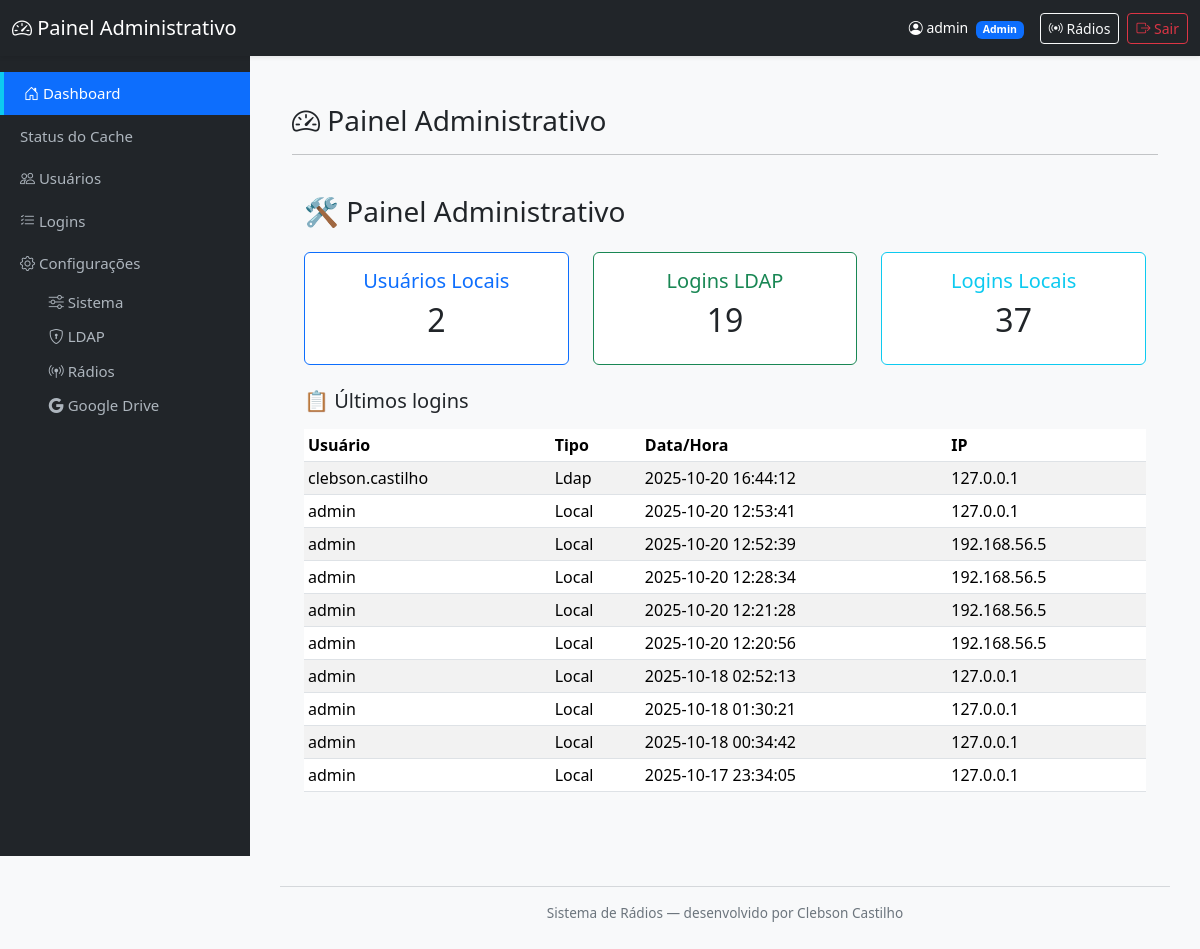
/admin/dashboard (signed in), run on an earlier commit of the app's database.
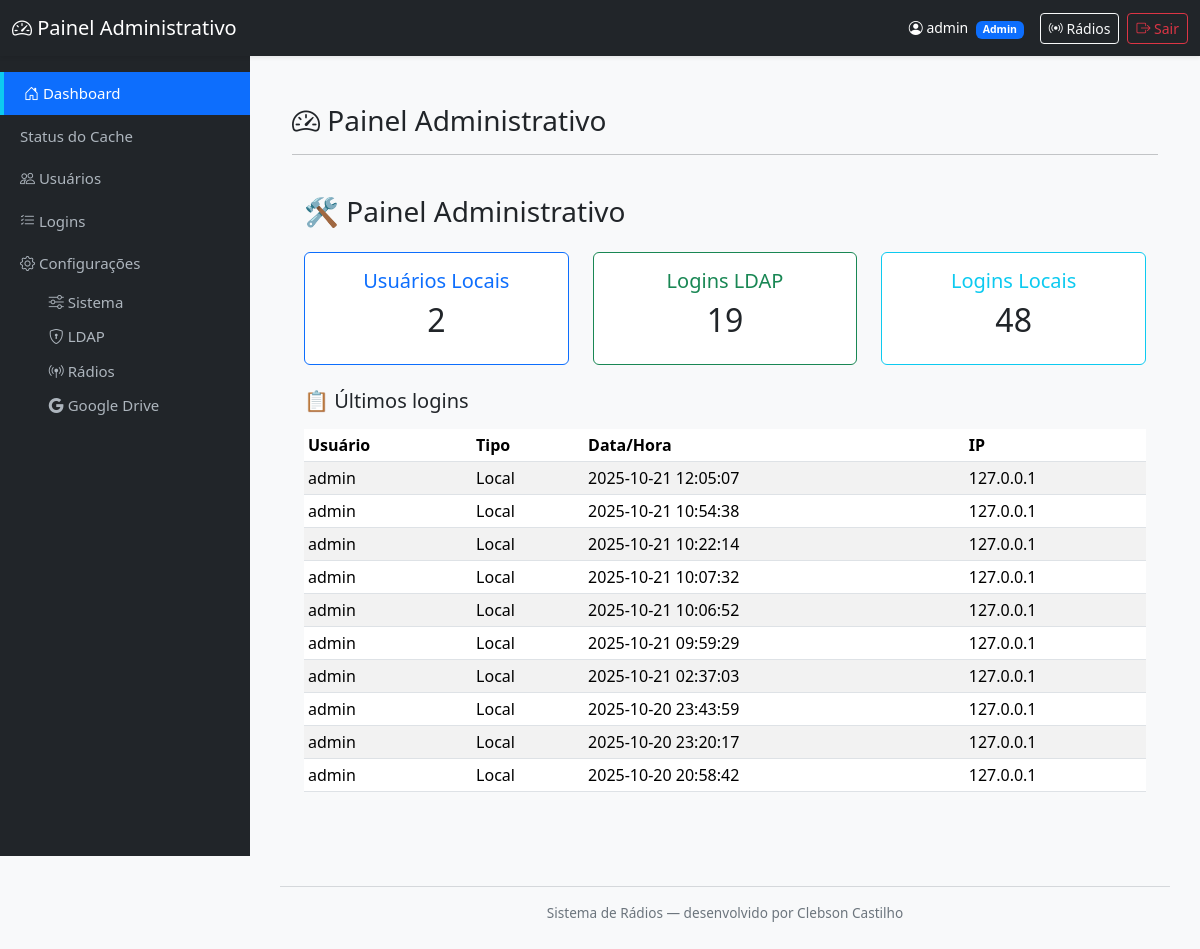
And on a later commit of the database.
### tables this page shows
CREATE TABLE logins (
            id INTEGER PRIMARY KEY AUTOINCREMENT,
            usuario TEXT NOT NULL,
            tipo_login TEXT NOT NULL,
            data_hora TEXT NOT NULL,
            ip TEXT
        );

### mod_admin/routes.py (the view)
@bp_admin.route('/admin/dashboard')
@admin_required   # ✅ Decorator direto
def dashboard():
    total_usuarios = contar_usuarios()
    logins = contar_logins()
    total_local = logins.get("local", 0)
    total_ldap = logins.get("ldap", 0)
    logs = listar_logins(10)
    usuarios = listar_usuarios()
    return render_template(
        'admin_dashboard.html',
        total_usuarios=total_usuarios,
        total_local=total_local,
        total_ldap=total_ldap,
        logs=logs,
        usuarios=usuarios
    )

### mod_admin/models.py (called while the page is built)
def get_connection():
    conn = sqlite3.connect(DB_PATH, check_same_thread=False)
    conn.row_factory = sqlite3.Row
    return conn

def listar_logins(limit=100):
    conn = get_connection()
    cur = conn.cursor()
    cur.execute("""
        SELECT usuario, tipo_login, data_hora, ip
        FROM logins
        ORDER BY id DESC
        LIMIT ?
    """, (limit,))
    registros = cur.fetchall()
    conn.close()
    return registros

def contar_logins():
    conn = get_connection()
    cur = conn.cursor()
    cur.execute("SELECT COUNT(*) FROM logins WHERE tipo_login='local'")
    total_local = cur.fetchone()[0]
    cur.execute("SELECT COUNT(*) FROM logins WHERE tipo_login='ldap'")
    total_ldap = cur.fetchone()[0]
    conn.close()
    return {"local": total_local, "ldap": total_ldap}

def contar_usuarios():
    conn = get_connection()
    cur = conn.cursor()
    cur.execute("SELECT COUNT(*) FROM usuarios")
    total = cur.fetchone()[0]
    conn.close()
    return total

### mod_admin/templates/admin_dashboard.html (shortened to what this page needs)
{% extends "admin_base.html" %}
{% block content %}
<div class="container py-4">
  <h3><i class="bi bi-speedometer2"></i> Painel Administrativo </h3>
  <hr>
  <div class="container py-4">
    <h3 class="mb-4">🛠 Painel Administrativo</h3>
    <div class="row text-center mb-4">
      <div class="col-md-4">
        <div class="card border-primary">
          <div class="card-body">
            <h5 class="text-primary">Usuários Locais</h5>
            <h2>{{ total_usuarios }}</h2>
          </div>
        </div>
      </div>
      <div class="col-md-4">
        <div class="card border-success">
          <div class="card-body">
            <h5 class="text-success">Logins LDAP</h5>
            <h2>{{ total_ldap }}</h2>
          </div>
        </div>
      </div>
      <div class="col-md-4">
        <div class="card border-info">
          <div class="card-body">
            <h5 class="text-info">Logins Locais</h5>
            <h2>{{ total_local }}</h2>
          </div>
        </div>
      </div>
    </div>
    <h5 class="mb-3">📋 Últimos logins</h5>
    <table class="table table-sm table-striped">
      <thead>
        <tr>
          <th>Usuário</th>
          <th>Tipo</th>
          <th>Data/Hora</th>
          <th>IP</th>
        </tr>
      </thead>
      <tbody>
        {% for u, t, d, i in logs %}
        <tr>
          <td>{{ u }}</td>
          <td>{{ t|capitalize }}</td>
          <td>{{ d }}</td>
          <td>{{ i or '-' }}</td>
        </tr>
        {% endfor %}
      </tbody>
    </table>
  </div>
</div>
{% endblock %}

What changed in the data, as far as the page shows it:
no longer on this page (row unchanged): logins: usuario "clebson.castilho", tipo_login "Ldap", data_hora "2025-10-20 16:44:12", ip "127.0.0.1"
no longer on this page (row unchanged): logins: usuario "admin", tipo_login "Local", data_hora "2025-10-20 12:53:41", ip "127.0.0.1"
no longer on this page (row unchanged): logins: usuario "admin", tipo_login "Local", data_hora "2025-10-20 12:52:39", ip "192.168.56.5"
no longer on this page (row unchanged): logins: usuario "admin", tipo_login "Local", data_hora "2025-10-20 12:28:34", ip "192.168.56.5"
no longer on this page (row unchanged): logins: usuario "admin", tipo_login "Local", data_hora "2025-10-20 12:21:28", ip "192.168.56.5"
no longer on this page (row unchanged): logins: usuario "admin", tipo_login "Local", data_hora "2025-10-20 12:20:56", ip "192.168.56.5"
no longer on this page (row unchanged): logins: usuario "admin", tipo_login "Local", data_hora "2025-10-18 02:52:13", ip "127.0.0.1"
no longer on this page (row unchanged): logins: usuario "admin", tipo_login "Local", data_hora "2025-10-18 01:30:21", ip "127.0.0.1"
no longer on this page (row unchanged): logins: usuario "admin", tipo_login "Local", data_hora "2025-10-18 00:34:42", ip "127.0.0.1"
no longer on this page (row unchanged): logins: usuario "admin", tipo_login "Local", data_hora "2025-10-17 23:34:05", ip "127.0.0.1"
added logins: usuario "admin", tipo_login "Local", data_hora "2025-10-21 12:05:07", ip "127.0.0.1"
added logins: usuario "admin", tipo_login "Local", data_hora "2025-10-21 10:54:38", ip "127.0.0.1"
added logins: usuario "admin", tipo_login "Local", data_hora "2025-10-21 10:22:14", ip "127.0.0.1"
added logins: usuario "admin", tipo_login "Local", data_hora "2025-10-21 10:07:32", ip "127.0.0.1"
added logins: usuario "admin", tipo_login "Local", data_hora "2025-10-21 10:06:52", ip "127.0.0.1"
added logins: usuario "admin", tipo_login "Local", data_hora "2025-10-21 09:59:29", ip "127.0.0.1"
added logins: usuario "admin", tipo_login "Local", data_hora "2025-10-21 02:37:03", ip "127.0.0.1"
added logins: usuario "admin", tipo_login "Local", data_hora "2025-10-20 23:43:59", ip "127.0.0.1"
added logins: usuario "admin", tipo_login "Local", data_hora "2025-10-20 23:20:17", ip "127.0.0.1"
added logins: usuario "admin", tipo_login "Local", data_hora "2025-10-20 20:58:42", ip "127.0.0.1"
Also different on the page:
{{ total_local }}: "37" → "48"
